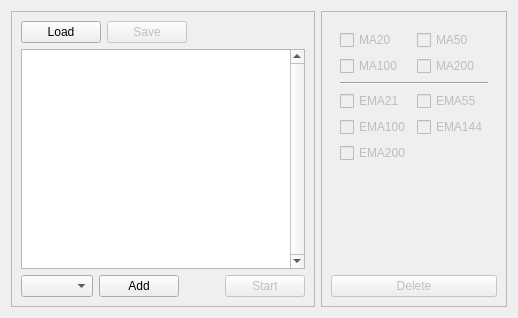
<?xml version="1.0" encoding="UTF-8"?>
<ui version="4.0">
 <class>configsWindow</class>
 <widget class="QWidget" name="configsWindow">
  <property name="enabled">
   <bool>true</bool>
  </property>
  <property name="geometry">
   <rect>
    <x>0</x>
    <y>0</y>
    <width>518</width>
    <height>318</height>
   </rect>
  </property>
  <property name="windowTitle">
   <string>MarketWatcher</string>
  </property>
  <layout class="QHBoxLayout" name="horizontalLayout">
   <item>
    <widget class="QFrame" name="configsWidget">
     <property name="enabled">
      <bool>true</bool>
     </property>
     <property name="frameShape">
      <enum>QFrame::StyledPanel</enum>
     </property>
     <layout class="QVBoxLayout" name="verticalLayout_2">
      <item>
       <layout class="QHBoxLayout" name="topLayout">
        <item>
         <widget class="QPushButton" name="loadButton">
          <property name="text">
           <string>Load</string>
          </property>
         </widget>
        </item>
        <item>
         <widget class="QPushButton" name="saveButton">
          <property name="enabled">
           <bool>false</bool>
          </property>
          <property name="text">
           <string>Save</string>
          </property>
         </widget>
        </item>
        <item>
         <spacer name="topSpacer">
          <property name="orientation">
           <enum>Qt::Horizontal</enum>
          </property>
          <property name="sizeHint" stdset="0">
           <size>
            <width>40</width>
            <height>20</height>
           </size>
          </property>
         </spacer>
        </item>
       </layout>
      </item>
      <item>
       <widget class="QListWidget" name="configsList">
        <property name="verticalScrollBarPolicy">
         <enum>Qt::ScrollBarAlwaysOn</enum>
        </property>
        <property name="horizontalScrollBarPolicy">
         <enum>Qt::ScrollBarAlwaysOff</enum>
        </property>
       </widget>
      </item>
      <item>
       <layout class="QHBoxLayout" name="bottomLayout">
        <item>
         <widget class="QComboBox" name="timeframeBox"/>
        </item>
        <item>
         <widget class="QPushButton" name="addButton">
          <property name="enabled">
           <bool>true</bool>
          </property>
          <property name="text">
           <string>Add</string>
          </property>
         </widget>
        </item>
        <item>
         <spacer name="bottomSpacer">
          <property name="orientation">
           <enum>Qt::Horizontal</enum>
          </property>
          <property name="sizeHint" stdset="0">
           <size>
            <width>40</width>
            <height>20</height>
           </size>
          </property>
         </spacer>
        </item>
        <item>
         <widget class="QPushButton" name="startButton">
          <property name="enabled">
           <bool>false</bool>
          </property>
          <property name="text">
           <string>Start</string>
          </property>
         </widget>
        </item>
       </layout>
      </item>
     </layout>
    </widget>
   </item>
   <item>
    <widget class="QFrame" name="configEditor">
     <property name="enabled">
      <bool>true</bool>
     </property>
     <property name="frameShape">
      <enum>QFrame::StyledPanel</enum>
     </property>
     <property name="frameShadow">
      <enum>QFrame::Raised</enum>
     </property>
     <layout class="QVBoxLayout" name="verticalLayout">
      <item>
       <widget class="QWidget" name="configGrid" native="true">
        <property name="enabled">
         <bool>true</bool>
        </property>
        <layout class="QFormLayout" name="formLayout">
         <item row="0" column="0">
          <widget class="QCheckBox" name="MA20">
           <property name="enabled">
            <bool>false</bool>
           </property>
           <property name="text">
            <string>MA20</string>
           </property>
          </widget>
         </item>
         <item row="0" column="1">
          <widget class="QCheckBox" name="MA50">
           <property name="enabled">
            <bool>false</bool>
           </property>
           <property name="text">
            <string>MA50</string>
           </property>
          </widget>
         </item>
         <item row="1" column="0">
          <widget class="QCheckBox" name="MA100">
           <property name="enabled">
            <bool>false</bool>
           </property>
           <property name="text">
            <string>MA100</string>
           </property>
          </widget>
         </item>
         <item row="1" column="1">
          <widget class="QCheckBox" name="MA200">
           <property name="enabled">
            <bool>false</bool>
           </property>
           <property name="text">
            <string>MA200</string>
           </property>
          </widget>
         </item>
         <item row="2" column="0" colspan="2">
          <widget class="Line" name="line">
           <property name="orientation">
            <enum>Qt::Horizontal</enum>
           </property>
          </widget>
         </item>
         <item row="3" column="0">
          <widget class="QCheckBox" name="EMA21">
           <property name="enabled">
            <bool>false</bool>
           </property>
           <property name="text">
            <string>EMA21</string>
           </property>
          </widget>
         </item>
         <item row="3" column="1">
          <widget class="QCheckBox" name="EMA55">
           <property name="enabled">
            <bool>false</bool>
           </property>
           <property name="text">
            <string>EMA55</string>
           </property>
          </widget>
         </item>
         <item row="4" column="0">
          <widget class="QCheckBox" name="EMA100">
           <property name="enabled">
            <bool>false</bool>
           </property>
           <property name="text">
            <string>EMA100</string>
           </property>
          </widget>
         </item>
         <item row="4" column="1">
          <widget class="QCheckBox" name="EMA144">
           <property name="enabled">
            <bool>false</bool>
           </property>
           <property name="text">
            <string>EMA144</string>
           </property>
          </widget>
         </item>
         <item row="5" column="0">
          <widget class="QCheckBox" name="EMA200">
           <property name="enabled">
            <bool>false</bool>
           </property>
           <property name="text">
            <string>EMA200</string>
           </property>
          </widget>
         </item>
        </layout>
       </widget>
      </item>
      <item>
       <widget class="QPushButton" name="deleteButton">
        <property name="enabled">
         <bool>false</bool>
        </property>
        <property name="text">
         <string>Delete</string>
        </property>
       </widget>
      </item>
     </layout>
    </widget>
   </item>
  </layout>
 </widget>
 <resources/>
 <connections/>
</ui>
